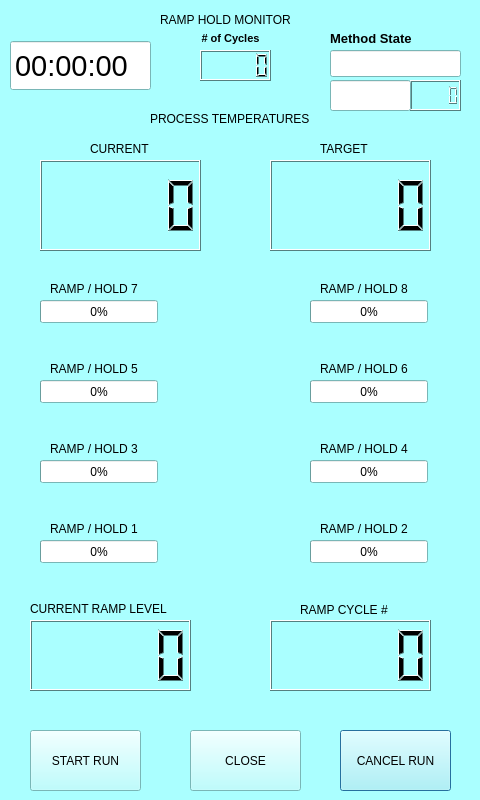
<?xml version="1.0" encoding="UTF-8"?>
<ui version="4.0">
 <class>rampMonitorClass</class>
 <widget class="QDialog" name="rampMonitorClass">
  <property name="geometry">
   <rect>
    <x>0</x>
    <y>0</y>
    <width>480</width>
    <height>800</height>
   </rect>
  </property>
  <property name="palette">
   <palette>
    <active>
     <colorrole role="WindowText">
      <brush brushstyle="SolidPattern">
       <color alpha="255">
        <red>0</red>
        <green>0</green>
        <blue>0</blue>
       </color>
      </brush>
     </colorrole>
     <colorrole role="Button">
      <brush brushstyle="SolidPattern">
       <color alpha="255">
        <red>170</red>
        <green>255</green>
        <blue>255</blue>
       </color>
      </brush>
     </colorrole>
     <colorrole role="Light">
      <brush brushstyle="SolidPattern">
       <color alpha="255">
        <red>255</red>
        <green>255</green>
        <blue>255</blue>
       </color>
      </brush>
     </colorrole>
     <colorrole role="Midlight">
      <brush brushstyle="SolidPattern">
       <color alpha="255">
        <red>212</red>
        <green>255</green>
        <blue>255</blue>
       </color>
      </brush>
     </colorrole>
     <colorrole role="Dark">
      <brush brushstyle="SolidPattern">
       <color alpha="255">
        <red>85</red>
        <green>127</green>
        <blue>127</blue>
       </color>
      </brush>
     </colorrole>
     <colorrole role="Mid">
      <brush brushstyle="SolidPattern">
       <color alpha="255">
        <red>113</red>
        <green>170</green>
        <blue>170</blue>
       </color>
      </brush>
     </colorrole>
     <colorrole role="Text">
      <brush brushstyle="SolidPattern">
       <color alpha="255">
        <red>0</red>
        <green>0</green>
        <blue>0</blue>
       </color>
      </brush>
     </colorrole>
     <colorrole role="BrightText">
      <brush brushstyle="SolidPattern">
       <color alpha="255">
        <red>255</red>
        <green>255</green>
        <blue>255</blue>
       </color>
      </brush>
     </colorrole>
     <colorrole role="ButtonText">
      <brush brushstyle="SolidPattern">
       <color alpha="255">
        <red>0</red>
        <green>0</green>
        <blue>0</blue>
       </color>
      </brush>
     </colorrole>
     <colorrole role="Base">
      <brush brushstyle="SolidPattern">
       <color alpha="255">
        <red>255</red>
        <green>255</green>
        <blue>255</blue>
       </color>
      </brush>
     </colorrole>
     <colorrole role="Window">
      <brush brushstyle="SolidPattern">
       <color alpha="255">
        <red>170</red>
        <green>255</green>
        <blue>255</blue>
       </color>
      </brush>
     </colorrole>
     <colorrole role="Shadow">
      <brush brushstyle="SolidPattern">
       <color alpha="255">
        <red>0</red>
        <green>0</green>
        <blue>0</blue>
       </color>
      </brush>
     </colorrole>
     <colorrole role="AlternateBase">
      <brush brushstyle="SolidPattern">
       <color alpha="255">
        <red>212</red>
        <green>255</green>
        <blue>255</blue>
       </color>
      </brush>
     </colorrole>
     <colorrole role="ToolTipBase">
      <brush brushstyle="SolidPattern">
       <color alpha="255">
        <red>255</red>
        <green>255</green>
        <blue>220</blue>
       </color>
      </brush>
     </colorrole>
     <colorrole role="ToolTipText">
      <brush brushstyle="SolidPattern">
       <color alpha="255">
        <red>0</red>
        <green>0</green>
        <blue>0</blue>
       </color>
      </brush>
     </colorrole>
    </active>
    <inactive>
     <colorrole role="WindowText">
      <brush brushstyle="SolidPattern">
       <color alpha="255">
        <red>0</red>
        <green>0</green>
        <blue>0</blue>
       </color>
      </brush>
     </colorrole>
     <colorrole role="Button">
      <brush brushstyle="SolidPattern">
       <color alpha="255">
        <red>170</red>
        <green>255</green>
        <blue>255</blue>
       </color>
      </brush>
     </colorrole>
     <colorrole role="Light">
      <brush brushstyle="SolidPattern">
       <color alpha="255">
        <red>255</red>
        <green>255</green>
        <blue>255</blue>
       </color>
      </brush>
     </colorrole>
     <colorrole role="Midlight">
      <brush brushstyle="SolidPattern">
       <color alpha="255">
        <red>212</red>
        <green>255</green>
        <blue>255</blue>
       </color>
      </brush>
     </colorrole>
     <colorrole role="Dark">
      <brush brushstyle="SolidPattern">
       <color alpha="255">
        <red>85</red>
        <green>127</green>
        <blue>127</blue>
       </color>
      </brush>
     </colorrole>
     <colorrole role="Mid">
      <brush brushstyle="SolidPattern">
       <color alpha="255">
        <red>113</red>
        <green>170</green>
        <blue>170</blue>
       </color>
      </brush>
     </colorrole>
     <colorrole role="Text">
      <brush brushstyle="SolidPattern">
       <color alpha="255">
        <red>0</red>
        <green>0</green>
        <blue>0</blue>
       </color>
      </brush>
     </colorrole>
     <colorrole role="BrightText">
      <brush brushstyle="SolidPattern">
       <color alpha="255">
        <red>255</red>
        <green>255</green>
        <blue>255</blue>
       </color>
      </brush>
     </colorrole>
     <colorrole role="ButtonText">
      <brush brushstyle="SolidPattern">
       <color alpha="255">
        <red>0</red>
        <green>0</green>
        <blue>0</blue>
       </color>
      </brush>
     </colorrole>
     <colorrole role="Base">
      <brush brushstyle="SolidPattern">
       <color alpha="255">
        <red>255</red>
        <green>255</green>
        <blue>255</blue>
       </color>
      </brush>
     </colorrole>
     <colorrole role="Window">
      <brush brushstyle="SolidPattern">
       <color alpha="255">
        <red>170</red>
        <green>255</green>
        <blue>255</blue>
       </color>
      </brush>
     </colorrole>
     <colorrole role="Shadow">
      <brush brushstyle="SolidPattern">
       <color alpha="255">
        <red>0</red>
        <green>0</green>
        <blue>0</blue>
       </color>
      </brush>
     </colorrole>
     <colorrole role="AlternateBase">
      <brush brushstyle="SolidPattern">
       <color alpha="255">
        <red>212</red>
        <green>255</green>
        <blue>255</blue>
       </color>
      </brush>
     </colorrole>
     <colorrole role="ToolTipBase">
      <brush brushstyle="SolidPattern">
       <color alpha="255">
        <red>255</red>
        <green>255</green>
        <blue>220</blue>
       </color>
      </brush>
     </colorrole>
     <colorrole role="ToolTipText">
      <brush brushstyle="SolidPattern">
       <color alpha="255">
        <red>0</red>
        <green>0</green>
        <blue>0</blue>
       </color>
      </brush>
     </colorrole>
    </inactive>
    <disabled>
     <colorrole role="WindowText">
      <brush brushstyle="SolidPattern">
       <color alpha="255">
        <red>85</red>
        <green>127</green>
        <blue>127</blue>
       </color>
      </brush>
     </colorrole>
     <colorrole role="Button">
      <brush brushstyle="SolidPattern">
       <color alpha="255">
        <red>170</red>
        <green>255</green>
        <blue>255</blue>
       </color>
      </brush>
     </colorrole>
     <colorrole role="Light">
      <brush brushstyle="SolidPattern">
       <color alpha="255">
        <red>255</red>
        <green>255</green>
        <blue>255</blue>
       </color>
      </brush>
     </colorrole>
     <colorrole role="Midlight">
      <brush brushstyle="SolidPattern">
       <color alpha="255">
        <red>212</red>
        <green>255</green>
        <blue>255</blue>
       </color>
      </brush>
     </colorrole>
     <colorrole role="Dark">
      <brush brushstyle="SolidPattern">
       <color alpha="255">
        <red>85</red>
        <green>127</green>
        <blue>127</blue>
       </color>
      </brush>
     </colorrole>
     <colorrole role="Mid">
      <brush brushstyle="SolidPattern">
       <color alpha="255">
        <red>113</red>
        <green>170</green>
        <blue>170</blue>
       </color>
      </brush>
     </colorrole>
     <colorrole role="Text">
      <brush brushstyle="SolidPattern">
       <color alpha="255">
        <red>85</red>
        <green>127</green>
        <blue>127</blue>
       </color>
      </brush>
     </colorrole>
     <colorrole role="BrightText">
      <brush brushstyle="SolidPattern">
       <color alpha="255">
        <red>255</red>
        <green>255</green>
        <blue>255</blue>
       </color>
      </brush>
     </colorrole>
     <colorrole role="ButtonText">
      <brush brushstyle="SolidPattern">
       <color alpha="255">
        <red>85</red>
        <green>127</green>
        <blue>127</blue>
       </color>
      </brush>
     </colorrole>
     <colorrole role="Base">
      <brush brushstyle="SolidPattern">
       <color alpha="255">
        <red>170</red>
        <green>255</green>
        <blue>255</blue>
       </color>
      </brush>
     </colorrole>
     <colorrole role="Window">
      <brush brushstyle="SolidPattern">
       <color alpha="255">
        <red>170</red>
        <green>255</green>
        <blue>255</blue>
       </color>
      </brush>
     </colorrole>
     <colorrole role="Shadow">
      <brush brushstyle="SolidPattern">
       <color alpha="255">
        <red>0</red>
        <green>0</green>
        <blue>0</blue>
       </color>
      </brush>
     </colorrole>
     <colorrole role="AlternateBase">
      <brush brushstyle="SolidPattern">
       <color alpha="255">
        <red>170</red>
        <green>255</green>
        <blue>255</blue>
       </color>
      </brush>
     </colorrole>
     <colorrole role="ToolTipBase">
      <brush brushstyle="SolidPattern">
       <color alpha="255">
        <red>255</red>
        <green>255</green>
        <blue>220</blue>
       </color>
      </brush>
     </colorrole>
     <colorrole role="ToolTipText">
      <brush brushstyle="SolidPattern">
       <color alpha="255">
        <red>0</red>
        <green>0</green>
        <blue>0</blue>
       </color>
      </brush>
     </colorrole>
    </disabled>
   </palette>
  </property>
  <property name="focusPolicy">
   <enum>Qt::StrongFocus</enum>
  </property>
  <property name="windowTitle">
   <string>rampMonitor</string>
  </property>
  <property name="modal">
   <bool>true</bool>
  </property>
  <widget class="QLabel" name="label_6">
   <property name="geometry">
    <rect>
     <x>50</x>
     <y>440</y>
     <width>111</width>
     <height>17</height>
    </rect>
   </property>
   <property name="text">
    <string>RAMP / HOLD 3</string>
   </property>
  </widget>
  <widget class="QLabel" name="label_14">
   <property name="geometry">
    <rect>
     <x>300</x>
     <y>600</y>
     <width>111</width>
     <height>20</height>
    </rect>
   </property>
   <property name="text">
    <string>RAMP CYCLE #</string>
   </property>
  </widget>
  <widget class="QLabel" name="label_10">
   <property name="geometry">
    <rect>
     <x>320</x>
     <y>440</y>
     <width>111</width>
     <height>17</height>
    </rect>
   </property>
   <property name="text">
    <string>RAMP / HOLD 4</string>
   </property>
  </widget>
  <widget class="QPushButton" name="cancelrunButton">
   <property name="geometry">
    <rect>
     <x>340</x>
     <y>730</y>
     <width>111</width>
     <height>61</height>
    </rect>
   </property>
   <property name="minimumSize">
    <size>
     <width>111</width>
     <height>61</height>
    </size>
   </property>
   <property name="maximumSize">
    <size>
     <width>111</width>
     <height>61</height>
    </size>
   </property>
   <property name="text">
    <string>CANCEL RUN</string>
   </property>
  </widget>
  <widget class="QLCDNumber" name="lcdNumber_targetrsm">
   <property name="geometry">
    <rect>
     <x>270</x>
     <y>160</y>
     <width>161</width>
     <height>91</height>
    </rect>
   </property>
   <property name="font">
    <font>
     <pointsize>24</pointsize>
    </font>
   </property>
   <property name="intValue" stdset="0">
    <number>0</number>
   </property>
  </widget>
  <widget class="QProgressBar" name="mon_progressBar_7">
   <property name="geometry">
    <rect>
     <x>40</x>
     <y>300</y>
     <width>118</width>
     <height>23</height>
    </rect>
   </property>
   <property name="value">
    <number>0</number>
   </property>
  </widget>
  <widget class="QLCDNumber" name="lcdNumber_currentrsm">
   <property name="geometry">
    <rect>
     <x>40</x>
     <y>160</y>
     <width>161</width>
     <height>91</height>
    </rect>
   </property>
   <property name="font">
    <font>
     <pointsize>24</pointsize>
    </font>
   </property>
   <property name="intValue" stdset="0">
    <number>0</number>
   </property>
  </widget>
  <widget class="QPushButton" name="startrunButton">
   <property name="geometry">
    <rect>
     <x>30</x>
     <y>730</y>
     <width>111</width>
     <height>61</height>
    </rect>
   </property>
   <property name="minimumSize">
    <size>
     <width>111</width>
     <height>61</height>
    </size>
   </property>
   <property name="maximumSize">
    <size>
     <width>111</width>
     <height>81</height>
    </size>
   </property>
   <property name="text">
    <string>START RUN</string>
   </property>
  </widget>
  <widget class="QLCDNumber" name="lcdNumber_ramplevelrsm">
   <property name="geometry">
    <rect>
     <x>30</x>
     <y>620</y>
     <width>161</width>
     <height>71</height>
    </rect>
   </property>
   <property name="font">
    <font>
     <pointsize>24</pointsize>
    </font>
   </property>
   <property name="intValue" stdset="0">
    <number>0</number>
   </property>
  </widget>
  <widget class="QLabel" name="label_2">
   <property name="geometry">
    <rect>
     <x>50</x>
     <y>280</y>
     <width>111</width>
     <height>17</height>
    </rect>
   </property>
   <property name="text">
    <string>RAMP / HOLD 7</string>
   </property>
  </widget>
  <widget class="QLabel" name="label_9">
   <property name="geometry">
    <rect>
     <x>320</x>
     <y>360</y>
     <width>111</width>
     <height>17</height>
    </rect>
   </property>
   <property name="text">
    <string>RAMP / HOLD 6</string>
   </property>
  </widget>
  <widget class="QLabel" name="label_13">
   <property name="geometry">
    <rect>
     <x>30</x>
     <y>600</y>
     <width>161</width>
     <height>17</height>
    </rect>
   </property>
   <property name="text">
    <string>CURRENT RAMP LEVEL</string>
   </property>
  </widget>
  <widget class="QProgressBar" name="mon_progressBar_8">
   <property name="geometry">
    <rect>
     <x>310</x>
     <y>300</y>
     <width>118</width>
     <height>23</height>
    </rect>
   </property>
   <property name="value">
    <number>0</number>
   </property>
  </widget>
  <widget class="QProgressBar" name="mon_progressBar_1">
   <property name="geometry">
    <rect>
     <x>40</x>
     <y>540</y>
     <width>118</width>
     <height>23</height>
    </rect>
   </property>
   <property name="value">
    <number>0</number>
   </property>
  </widget>
  <widget class="QProgressBar" name="mon_progressBar_3">
   <property name="geometry">
    <rect>
     <x>40</x>
     <y>460</y>
     <width>118</width>
     <height>23</height>
    </rect>
   </property>
   <property name="value">
    <number>0</number>
   </property>
  </widget>
  <widget class="QLabel" name="label_8">
   <property name="geometry">
    <rect>
     <x>320</x>
     <y>280</y>
     <width>111</width>
     <height>17</height>
    </rect>
   </property>
   <property name="text">
    <string>RAMP / HOLD 8</string>
   </property>
  </widget>
  <widget class="QPushButton" name="closeButton">
   <property name="geometry">
    <rect>
     <x>190</x>
     <y>730</y>
     <width>111</width>
     <height>61</height>
    </rect>
   </property>
   <property name="minimumSize">
    <size>
     <width>111</width>
     <height>61</height>
    </size>
   </property>
   <property name="maximumSize">
    <size>
     <width>111</width>
     <height>41</height>
    </size>
   </property>
   <property name="text">
    <string>CLOSE</string>
   </property>
  </widget>
  <widget class="QLCDNumber" name="lcdNumber_rampcyclersm">
   <property name="geometry">
    <rect>
     <x>270</x>
     <y>620</y>
     <width>161</width>
     <height>71</height>
    </rect>
   </property>
   <property name="font">
    <font>
     <pointsize>24</pointsize>
    </font>
   </property>
   <property name="intValue" stdset="0">
    <number>0</number>
   </property>
  </widget>
  <widget class="QLabel" name="label_3">
   <property name="geometry">
    <rect>
     <x>90</x>
     <y>140</y>
     <width>66</width>
     <height>17</height>
    </rect>
   </property>
   <property name="text">
    <string>CURRENT</string>
   </property>
  </widget>
  <widget class="QLabel" name="label_12">
   <property name="geometry">
    <rect>
     <x>150</x>
     <y>110</y>
     <width>181</width>
     <height>17</height>
    </rect>
   </property>
   <property name="text">
    <string>PROCESS TEMPERATURES</string>
   </property>
  </widget>
  <widget class="QTimeEdit" name="montimeEdit">
   <property name="geometry">
    <rect>
     <x>10</x>
     <y>40</y>
     <width>141</width>
     <height>51</height>
    </rect>
   </property>
   <property name="font">
    <font>
     <pointsize>22</pointsize>
    </font>
   </property>
   <property name="locale">
    <locale language="English" country="Canada"/>
   </property>
   <property name="buttonSymbols">
    <enum>QAbstractSpinBox::NoButtons</enum>
   </property>
   <property name="dateTime">
    <datetime>
     <hour>0</hour>
     <minute>0</minute>
     <second>0</second>
     <year>2000</year>
     <month>2</month>
     <day>1</day>
    </datetime>
   </property>
   <property name="timeSpec">
    <enum>Qt::OffsetFromUTC</enum>
   </property>
   <property name="time">
    <time>
     <hour>0</hour>
     <minute>0</minute>
     <second>0</second>
    </time>
   </property>
  </widget>
  <widget class="QProgressBar" name="mon_progressBar_5">
   <property name="geometry">
    <rect>
     <x>40</x>
     <y>380</y>
     <width>118</width>
     <height>23</height>
    </rect>
   </property>
   <property name="value">
    <number>0</number>
   </property>
  </widget>
  <widget class="QProgressBar" name="mon_progressBar_4">
   <property name="geometry">
    <rect>
     <x>310</x>
     <y>460</y>
     <width>118</width>
     <height>23</height>
    </rect>
   </property>
   <property name="value">
    <number>0</number>
   </property>
  </widget>
  <widget class="QLabel" name="label_7">
   <property name="geometry">
    <rect>
     <x>50</x>
     <y>520</y>
     <width>111</width>
     <height>17</height>
    </rect>
   </property>
   <property name="text">
    <string>RAMP / HOLD 1</string>
   </property>
  </widget>
  <widget class="QProgressBar" name="mon_progressBar_6">
   <property name="geometry">
    <rect>
     <x>310</x>
     <y>380</y>
     <width>118</width>
     <height>23</height>
    </rect>
   </property>
   <property name="value">
    <number>0</number>
   </property>
  </widget>
  <widget class="QLabel" name="label">
   <property name="geometry">
    <rect>
     <x>160</x>
     <y>10</y>
     <width>161</width>
     <height>20</height>
    </rect>
   </property>
   <property name="text">
    <string>RAMP HOLD MONITOR</string>
   </property>
  </widget>
  <widget class="QLabel" name="label_11">
   <property name="geometry">
    <rect>
     <x>320</x>
     <y>520</y>
     <width>111</width>
     <height>17</height>
    </rect>
   </property>
   <property name="text">
    <string>RAMP / HOLD 2</string>
   </property>
  </widget>
  <widget class="QProgressBar" name="mon_progressBar_2">
   <property name="geometry">
    <rect>
     <x>310</x>
     <y>540</y>
     <width>118</width>
     <height>23</height>
    </rect>
   </property>
   <property name="value">
    <number>0</number>
   </property>
  </widget>
  <widget class="QLabel" name="label_4">
   <property name="geometry">
    <rect>
     <x>320</x>
     <y>140</y>
     <width>66</width>
     <height>17</height>
    </rect>
   </property>
   <property name="text">
    <string>TARGET</string>
   </property>
  </widget>
  <widget class="QLabel" name="label_5">
   <property name="geometry">
    <rect>
     <x>50</x>
     <y>360</y>
     <width>111</width>
     <height>17</height>
    </rect>
   </property>
   <property name="text">
    <string>RAMP / HOLD 5</string>
   </property>
  </widget>
  <widget class="QLabel" name="recipeStatelabel">
   <property name="geometry">
    <rect>
     <x>330</x>
     <y>30</y>
     <width>81</width>
     <height>17</height>
    </rect>
   </property>
   <property name="text">
    <string>&lt;!DOCTYPE HTML PUBLIC &quot;-//W3C//DTD HTML 4.0//EN&quot; &quot;http://www.w3.org/TR/REC-html40/strict.dtd&quot;&gt;
&lt;html&gt;&lt;head&gt;&lt;meta name=&quot;qrichtext&quot; content=&quot;1&quot; /&gt;&lt;style type=&quot;text/css&quot;&gt;
p, li { white-space: pre-wrap; }
&lt;/style&gt;&lt;/head&gt;&lt;body style=&quot; font-family:'Ubuntu'; font-size:11pt; font-weight:400; font-style:normal;&quot;&gt;
&lt;table border=&quot;0&quot; style=&quot;-qt-table-type: root; margin-top:4px; margin-bottom:4px; margin-left:4px; margin-right:4px;&quot;&gt;
&lt;tr&gt;
&lt;td style=&quot;border: none;&quot;&gt;
&lt;p align=&quot;center&quot; style=&quot; margin-top:0px; margin-bottom:0px; margin-left:0px; margin-right:0px; -qt-block-indent:0; text-indent:0px;&quot;&gt;&lt;span style=&quot; font-size:10pt; font-weight:600;&quot;&gt;Method State&lt;/span&gt;&lt;/p&gt;&lt;/td&gt;&lt;/tr&gt;&lt;/table&gt;&lt;/body&gt;&lt;/html&gt;</string>
   </property>
  </widget>
  <widget class="QLCDNumber" name="recipeStatelcdNumber">
   <property name="geometry">
    <rect>
     <x>410</x>
     <y>80</y>
     <width>51</width>
     <height>31</height>
    </rect>
   </property>
   <property name="font">
    <font>
     <pointsize>24</pointsize>
    </font>
   </property>
   <property name="intValue" stdset="0">
    <number>0</number>
   </property>
  </widget>
  <widget class="QLCDNumber" name="lcdNumber_numofcycles">
   <property name="geometry">
    <rect>
     <x>200</x>
     <y>50</y>
     <width>71</width>
     <height>31</height>
    </rect>
   </property>
   <property name="font">
    <font>
     <pointsize>24</pointsize>
    </font>
   </property>
   <property name="intValue" stdset="0">
    <number>0</number>
   </property>
  </widget>
  <widget class="QLabel" name="numofcycleslabel">
   <property name="geometry">
    <rect>
     <x>190</x>
     <y>30</y>
     <width>81</width>
     <height>17</height>
    </rect>
   </property>
   <property name="text">
    <string>&lt;!DOCTYPE HTML PUBLIC &quot;-//W3C//DTD HTML 4.0//EN&quot; &quot;http://www.w3.org/TR/REC-html40/strict.dtd&quot;&gt;
&lt;html&gt;&lt;head&gt;&lt;meta name=&quot;qrichtext&quot; content=&quot;1&quot; /&gt;&lt;style type=&quot;text/css&quot;&gt;
p, li { white-space: pre-wrap; }
&lt;/style&gt;&lt;/head&gt;&lt;body style=&quot; font-family:'Ubuntu'; font-size:11pt; font-weight:400; font-style:normal;&quot;&gt;
&lt;table border=&quot;0&quot; style=&quot;-qt-table-type: root; margin-top:4px; margin-bottom:4px; margin-left:4px; margin-right:4px;&quot;&gt;
&lt;tr&gt;
&lt;td style=&quot;border: none;&quot;&gt;
&lt;p align=&quot;center&quot; style=&quot; margin-top:0px; margin-bottom:0px; margin-left:0px; margin-right:0px; -qt-block-indent:0; text-indent:0px;&quot;&gt;&lt;span style=&quot; font-size:8pt; font-weight:600;&quot;&gt;# of C&lt;/span&gt;&lt;span style=&quot; font-size:8pt; font-weight:600;&quot;&gt;ycles&lt;/span&gt;&lt;/p&gt;&lt;/td&gt;&lt;/tr&gt;&lt;/table&gt;&lt;/body&gt;&lt;/html&gt;</string>
   </property>
  </widget>
  <widget class="QTimeEdit" name="monTimeCntEdit">
   <property name="geometry">
    <rect>
     <x>170</x>
     <y>810</y>
     <width>131</width>
     <height>51</height>
    </rect>
   </property>
   <property name="font">
    <font>
     <pointsize>20</pointsize>
    </font>
   </property>
   <property name="locale">
    <locale language="English" country="Canada"/>
   </property>
   <property name="buttonSymbols">
    <enum>QAbstractSpinBox::NoButtons</enum>
   </property>
   <property name="dateTime">
    <datetime>
     <hour>0</hour>
     <minute>0</minute>
     <second>0</second>
     <year>2000</year>
     <month>2</month>
     <day>1</day>
    </datetime>
   </property>
   <property name="timeSpec">
    <enum>Qt::OffsetFromUTC</enum>
   </property>
   <property name="time">
    <time>
     <hour>0</hour>
     <minute>0</minute>
     <second>0</second>
    </time>
   </property>
  </widget>
  <widget class="QLineEdit" name="lineEdit">
   <property name="geometry">
    <rect>
     <x>330</x>
     <y>50</y>
     <width>131</width>
     <height>27</height>
    </rect>
   </property>
  </widget>
  <widget class="QLineEdit" name="readyLineEdit">
   <property name="geometry">
    <rect>
     <x>330</x>
     <y>80</y>
     <width>81</width>
     <height>31</height>
    </rect>
   </property>
  </widget>
 </widget>
 <layoutdefault spacing="6" margin="11"/>
 <resources/>
 <connections>
  <connection>
   <sender>closeButton</sender>
   <signal>clicked()</signal>
   <receiver>rampMonitorClass</receiver>
   <slot>close()</slot>
   <hints>
    <hint type="sourcelabel">
     <x>240</x>
     <y>758</y>
    </hint>
    <hint type="destinationlabel">
     <x>260</x>
     <y>702</y>
    </hint>
   </hints>
  </connection>
  <connection>
   <sender>startrunButton</sender>
   <signal>clicked()</signal>
   <receiver>rampMonitorClass</receiver>
   <slot>monitorRun()</slot>
   <hints>
    <hint type="sourcelabel">
     <x>68</x>
     <y>751</y>
    </hint>
    <hint type="destinationlabel">
     <x>87</x>
     <y>722</y>
    </hint>
   </hints>
  </connection>
  <connection>
   <sender>cancelrunButton</sender>
   <signal>clicked()</signal>
   <receiver>rampMonitorClass</receiver>
   <slot>monitorabort()</slot>
   <hints>
    <hint type="sourcelabel">
     <x>375</x>
     <y>752</y>
    </hint>
    <hint type="destinationlabel">
     <x>384</x>
     <y>715</y>
    </hint>
   </hints>
  </connection>
 </connections>
 <slots>
  <slot>monitorRun()</slot>
  <slot>run_recipe()</slot>
  <slot>monitorabort()</slot>
 </slots>
</ui>
